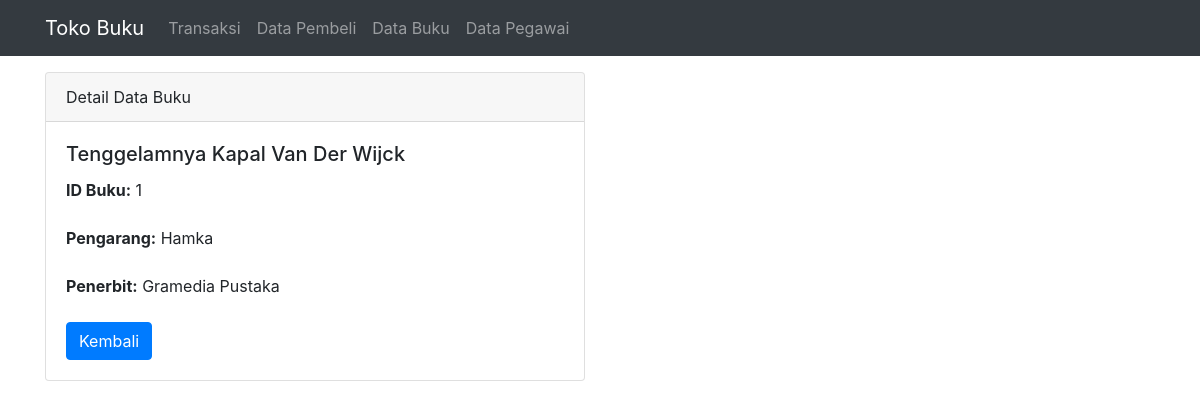
The app's page /buku/detail/1 with its own data.
### tables this page shows
CREATE TABLE `buku` (
  `id_buku` int(10) NOT NULL,
  `judul_buku` varchar(50) NOT NULL,
  `pengarang` varchar(50) NOT NULL,
  `penerbit` varchar(50) NOT NULL
);

### application/controllers/buku.php (called while the page is built, shortened)
<?php
class buku extends CI_Controller {
    public function __construct()
    {
         $this->load->model('buku_model');
         $this->load->helper('form');
         $this->load->library('form_validation');
    }
    public function detail($id){
        $data['title']='Detail Buku';
        $data['buku']=$this->buku_model->getbukuByID($id);
        $this->load->view('template/header', $data);
        $this->load->view('buku/detail', $data);
        $this->load->view('template/footer');
    }
}
?>

### index.php (called while the page is built, shortened)
<?php
require_once BASEPATH.'core/CodeIgniter.php';

### application/models/buku_model.php (called while the page is built, shortened)
<?php
class buku_model extends CI_Model {
    public function getBukuByID($id){
        return $this->db->get_where('buku',['id_buku'=> $id])->row_array();
    }
}
?>

### application/views/buku/detail.php (the view)
<div class="container">
    <div class="row mt-3">
        <div class="col-md-6">
        <div class="card">
            <div class="card-header">
                Detail Data Buku
            </div>
        <div class="card-body">
            <h5 class="card-title"><?= $buku['judul_buku']; ?></h5>
            <p class="card-text">
                <label for=""><b> ID Buku: </b></label>
                <?= $buku['id_buku']; ?></p>
            <p class="card-text">
                <label for=""><b> Pengarang: </b></label>
                <?= $buku['pengarang']; ?></p>
            <p class="card-text">
                <label for=""><b> Penerbit: </b></label>
                <?= $buku['penerbit']; ?></p>
            <a href="<?= base_url();?>buku" class="btn btn-primary">Kembali</a>
        </div>
        </div>
        </div>
    </div>
</div>

### records on screen
buku: judul_buku "Tenggelamnya Kapal Van Der Wijck", id_buku "1", pengarang "Hamka", penerbit "Gramedia Pustaka"
